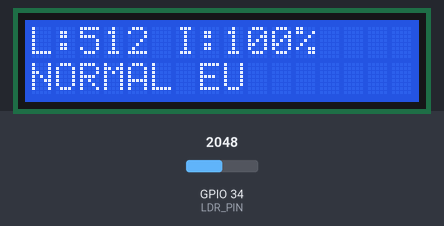
Recording of a sketch running on a simulated ESP32. On the bench: 16×2 character LCD. Inputs (shaded band) come from the test bench; at power-on: GPIO 34 (LDR_PIN) = 2048 (analog values on the 0–4095 scale). WiFi joins after 1.5 s; servers stay silent unless stated; what the sketch prints to the serial monitor is not drawn.

Above: at 6.8 s.
6.9 s: GPIO 34 (LDR_PIN) set to 1473
At 7.4 s:
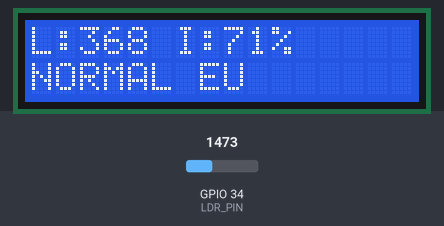
8.5 s: GPIO 34 (LDR_PIN) set to 1374
At 9.3 s:
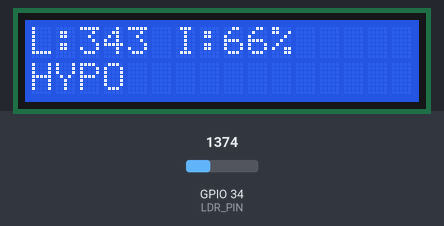
10.1 s: GPIO 34 (LDR_PIN) set to 861
At 10.9 s:
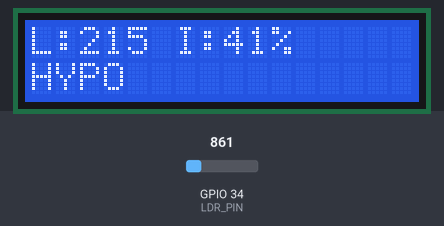
11.7 s: GPIO 34 (LDR_PIN) set to 771
At 13.1 s:
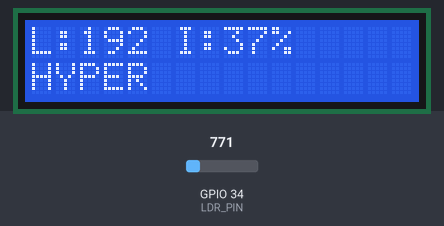
13.5 s: GPIO 34 (LDR_PIN) set to 126
At 14.2 s:
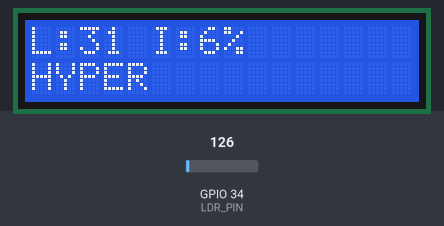
15.0 s: GPIO 34 (LDR_PIN) set to 111
At 15.6 s:
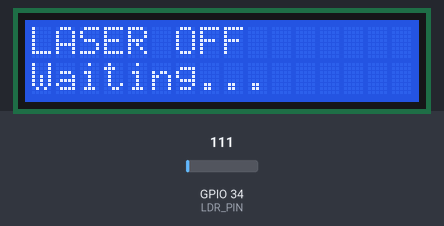
Timing chart, 0 to 17.5 s (numbered marks = the images above; inputs shaded):
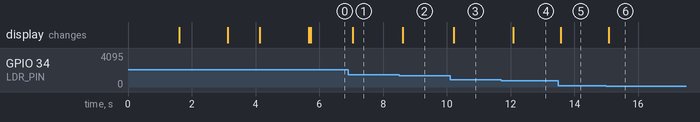

The sketch:

code.ino
```cpp
#include <WiFi.h>
#include <Firebase_ESP_Client.h>
#include "addons/TokenHelper.h"
#include "addons/RTDBHelper.h"
#include <Wire.h>
#include <LiquidCrystal_I2C.h>

// =====================================================
// LDR
// =====================================================

const int LDR_PIN = 34;

// =====================================================
// LCD
// =====================================================

LiquidCrystal_I2C lcd(0x27, 16, 2);

// =====================================================
// WIFI
// =====================================================

#define WIFI_SSID "SSID_NAME"
#define WIFI_PASSWORD "SSID_PASSWORD"

// =====================================================
// FIREBASE
// =====================================================

#define API_KEY "AIzaSyDliFJ9VknWSm9Wr2iR3Tcea-ee4dG6cH8"

#define DATABASE_URL "https://mediguard-e1d64-default-rtdb.asia-southeast1.firebasedatabase.app/"

FirebaseData fbdo;
FirebaseAuth auth;
FirebaseConfig config;

// =====================================================
// ADC
// =====================================================

// ESP32 10-bit ADC
// Range = 0 to 1023

const int ADC_MAX = 1023;

// =====================================================
// LASER DETECTION
// =====================================================

// Minimum intensity considered as laser present.
// Adjust this if required.

const int LASER_MIN_VALUE = 30;

// =====================================================
// BLOCKING LEVELS
// =====================================================

// Percentage of original laser intensity.
//
// Example:
// Baseline = 800
//
// 80% = 640
// 50% = 400
// 20% = 160

const int NORMAL_PERCENT = 70;
const int HYPO_PERCENT = 40;

// =====================================================
// TIMING
// =====================================================

const unsigned long SENSOR_INTERVAL = 100;
const unsigned long FIREBASE_INTERVAL = 1000;

// =====================================================
// VARIABLES
// =====================================================

unsigned long lastSensorRead = 0;
unsigned long lastFirebaseUpload = 0;

int ldrValue = 0;

int laserBaseline = 0;

bool laserDetected = false;

String status = "LASER OFF";


// =====================================================
// READ LDR
// =====================================================

int readLDR()
{
  long total = 0;

  for (int i = 0; i < 10; i++)
  {
    total += analogRead(LDR_PIN);
    delay(2);
  }

  return total / 10;
}


// =====================================================
// CALCULATE PERCENTAGE
// =====================================================

int calculateIntensity(int currentValue, int baseline)
{
  if (baseline <= 0)
  {
    return 0;
  }

  int percentage =
      (currentValue * 100) / baseline;

  // Limit between 0 and 100
  if (percentage > 100)
  {
    percentage = 100;
  }

  if (percentage < 0)
  {
    percentage = 0;
  }

  return percentage;
}


// =====================================================
// LCD LASER OFF
// =====================================================

void showLaserOff()
{
  lcd.setCursor(0, 0);
  lcd.print("LASER OFF       ");

  lcd.setCursor(0, 1);
  lcd.print("Waiting...      ");
}


// =====================================================
// LCD LASER ON
// =====================================================

void showResult(
  int value,
  int percentage,
  String result)
{
  lcd.setCursor(0, 0);
  lcd.print("L:");
  lcd.print(value);
  lcd.print(" I:");
  lcd.print(percentage);
  lcd.print("%   ");

  lcd.setCursor(0, 1);
  lcd.print("                ");

  lcd.setCursor(0, 1);
  lcd.print(result);
}


// =====================================================
// SETUP
// =====================================================

void setup()
{
  Serial.begin(115200);

  // =================================================
  // ADC CONFIGURATION
  // =================================================

  analogReadResolution(10);

  analogSetAttenuation(ADC_11db);


  // =================================================
  // LCD
  // =================================================

  lcd.init();
  lcd.backlight();

  lcd.clear();

  lcd.setCursor(0, 0);
  lcd.print("MediGuard");

  lcd.setCursor(0, 1);
  lcd.print("Starting...");

  delay(1500);


  // =================================================
  // WIFI
  // =================================================

  lcd.clear();

  lcd.setCursor(0, 0);
  lcd.print("Connecting WiFi");

  Serial.println();
  Serial.println("Connecting WiFi...");

  WiFi.begin(
    WIFI_SSID,
    WIFI_PASSWORD
  );

  while (WiFi.status() != WL_CONNECTED)
  {
    delay(500);

    Serial.print(".");
  }

  Serial.println();
  Serial.println("WiFi Connected!");

  lcd.clear();

  lcd.setCursor(0, 0);
  lcd.print("WiFi Connected");

  delay(1000);


  // =================================================
  // FIREBASE
  // =================================================

  config.api_key = API_KEY;
  config.database_url = DATABASE_URL;

  Serial.println("Connecting Firebase...");

  if (Firebase.signUp(
        &config,
        &auth,
        "",
        ""))
  {
    Serial.println("Firebase OK");

    lcd.clear();

    lcd.setCursor(0, 0);
    lcd.print("Firebase OK");
  }
  else
  {
    Serial.println("Firebase Error");

    Serial.printf(
      "Error: %s\n",
      config.signer.signupError.message.c_str()
    );

    lcd.clear();

    lcd.setCursor(0, 0);
    lcd.print("FB Error");
  }

  Firebase.begin(
    &config,
    &auth
  );

  Firebase.reconnectWiFi(true);

  delay(1500);


  // =================================================
  // READY
  // =================================================

  lcd.clear();

  showLaserOff();

  Serial.println();
  Serial.println("==============================");
  Serial.println("MEDIGUARD READY");
  Serial.println("==============================");
}


// =====================================================
// LOOP
// =====================================================

void loop()
{
  unsigned long currentMillis = millis();


  // =================================================
  // SENSOR
  // =================================================

  if (
    currentMillis - lastSensorRead >=
    SENSOR_INTERVAL)
  {
    lastSensorRead = currentMillis;


    // Read sensor
    ldrValue = readLDR();


    // =================================================
    // LASER OFF
    // =================================================

    if (ldrValue < LASER_MIN_VALUE)
    {
      laserDetected = false;

      laserBaseline = 0;

      status = "LASER OFF";


      Serial.print("LDR = ");
      Serial.print(ldrValue);

      Serial.println(
        " | LASER OFF"
      );


      showLaserOff();
    }


    // =================================================
    // LASER ON
    // =================================================

    else
    {
      // =================================================
      // FIRST LASER READING
      // =================================================

      if (!laserDetected)
      {
        laserDetected = true;

        // Store first strong reading
        laserBaseline = ldrValue;

        status = "NORMAL EU";

        Serial.println();
        Serial.println(
          "Laser detected!"
        );

        Serial.print(
          "Baseline = "
        );

        Serial.println(
          laserBaseline
        );
      }


      // =================================================
      // PROTECT BASELINE
      // =================================================

      // If current value is higher than baseline,
      // slowly update the baseline.
      //
      // This compensates for small changes in
      // laser intensity.

      if (ldrValue > laserBaseline)
      {
        laserBaseline =
            (laserBaseline * 9 + ldrValue) / 10;
      }


      // =================================================
      // CALCULATE INTENSITY
      // =================================================

      int intensity =
          calculateIntensity(
            ldrValue,
            laserBaseline
          );


      // =================================================
      // CLASSIFICATION
      // =================================================

      if (intensity >= NORMAL_PERCENT)
      {
        status = "NORMAL EU";
      }

      else if (intensity >= HYPO_PERCENT)
      {
        status = "HYPO";
      }

      else
      {
        status = "HYPER";
      }


      // =================================================
      // SERIAL
      // =================================================

      Serial.print("LDR = ");
      Serial.print(ldrValue);

      Serial.print(" | BASE = ");
      Serial.print(laserBaseline);

      Serial.print(" | INTENSITY = ");
      Serial.print(intensity);

      Serial.print("% | STATUS = ");

      Serial.println(status);


      // =================================================
      // LCD
      // =================================================

      showResult(
        ldrValue,
        intensity,
        status
      );
    }
  }


  // =====================================================
  // FIREBASE
  // =====================================================

  if (
    currentMillis - lastFirebaseUpload >=
    FIREBASE_INTERVAL)
  {
    lastFirebaseUpload = currentMillis;


    if (Firebase.ready())
    {

      // =================================================
      // LASER OFF
      // =================================================

      if (!laserDetected)
      {
        Firebase.RTDB.setString(
          &fbdo,
          "/thyroid/status",
          "LASER OFF"
        );
      }


      // =================================================
      // LASER ON
      // =================================================

      else
      {
        // ---------------------------------------------
        // Upload LDR
        // ---------------------------------------------

        if (
          Firebase.RTDB.setInt(
            &fbdo,
            "/thyroid/count",
            ldrValue))
        {
          Serial.println(
            "LDR uploaded"
          );
        }
        else
        {
          Serial.print(
            "LDR upload error: "
          );

          Serial.println(
            fbdo.errorReason()
          );
        }


        // ---------------------------------------------
        // Upload status
        // ---------------------------------------------

        if (
          Firebase.RTDB.setString(
            &fbdo,
            "/thyroid/status",
            status))
        {
          Serial.println(
            "Status uploaded"
          );
        }
        else
        {
          Serial.print(
            "Status upload error: "
          );

          Serial.println(
            fbdo.errorReason()
          );
        }
      }
    }
  }
}
```

Measured:
- the behaviour switches between 1436 and 1435 on GPIO 34 (LDR_PIN) (found by bisection; images 1 and 2)
- the behaviour switches between 820 and 819 on GPIO 34 (LDR_PIN) (found by bisection; images 3 and 4)
- the behaviour switches between 120 and 119 on GPIO 34 (LDR_PIN) (found by bisection; images 5 and 6)
- after the input at 6.9 s, the display: changes after 0.16 s (image 1)
- after the input at 8.5 s, the display: changes after 0.11 s (image 2)
- after the input at 10.1 s, the display: changes after 0.12 s (image 3)
- after the input at 11.7 s, the display: changes after 0.38 s (image 4)
- after the input at 13.5 s, the display: changes after 0.07 s (image 5)
- after the input at 15.0 s, the display: changes after 0.08 s (image 6)
